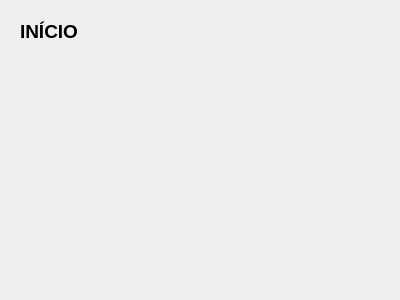
<?xml version="1.0" encoding="UTF-8"?>
<ui version="4.0">
 <class>Form</class>
 <widget class="QWidget" name="Form">
  <property name="geometry">
   <rect>
    <x>0</x>
    <y>0</y>
    <width>400</width>
    <height>300</height>
   </rect>
  </property>
  <property name="windowTitle">
   <string>Form</string>
  </property>
  <widget class="QLabel" name="label">
   <property name="geometry">
    <rect>
     <x>20</x>
     <y>20</y>
     <width>70</width>
     <height>23</height>
    </rect>
   </property>
   <property name="font">
    <font>
     <pointsize>14</pointsize>
     <weight>75</weight>
     <bold>true</bold>
    </font>
   </property>
   <property name="text">
    <string>INÍCIO</string>
   </property>
  </widget>
 </widget>
 <resources/>
 <connections/>
</ui>
